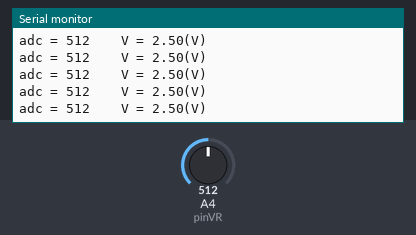
A sketch run on a simulated Arduino Uno, built with avr-gcc and run on an emulated ATmega328P. Parts: the last lines printed to the serial monitor. The test bench sets the inputs (shaded band); at power-on: A4 (pinVR) = 512.

Above: at 5.7 s.
5.8 s: A4 (pinVR) set to 989
At 6.7 s:
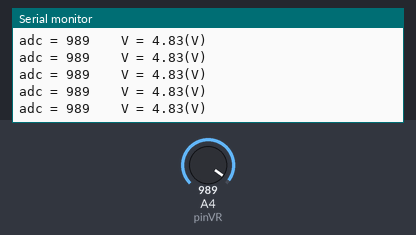
8.8 s: A4 (pinVR) set to 1018
At 9.4 s:
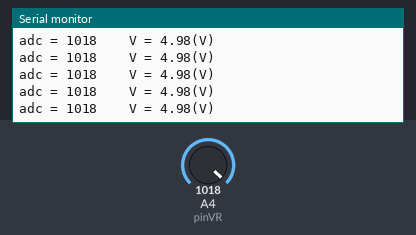
Timing chart, 0 to 11.8 s (numbered marks = the images above; inputs shaded):
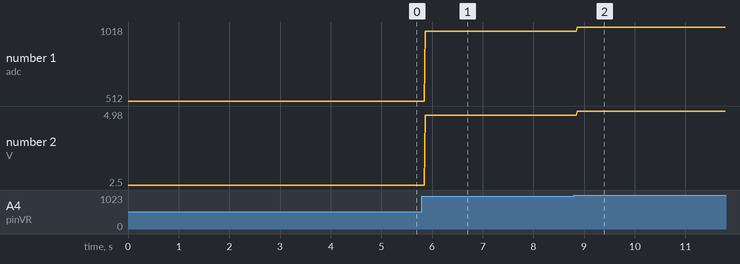

The sketch:

VR2Volt.ino
```cpp
const int pinVR = A4;

void setup()
{
  Serial.begin(9600);
}
/*
1024:5 = adc:volt
1024*volt = 5 * adc
volt = 5 * adc / 1024
 */
 unsigned int adc = 0;
 double volt = 0.0;
void loop()
{
  adc = analogRead(pinVR);
  volt = 5 * (double)adc / 1023;
  Serial.print("adc = ");
  Serial.print(adc);
  Serial.print("    V = ");
  Serial.print(volt);
  Serial.println("(V)");
}
```

Measured:
- after the input at 5.8 s, the serial monitor: prints a new line after 0.07 s (image 1)
- after the input at 8.8 s, the serial monitor: prints a new line after 0.07 s (image 2)
- plotted number 1: 512 → 989 after the input at 5.8 s, 989 → 1018 after the input at 8.8 s
- plotted number 2: 2.5 → 4.83 after the input at 5.8 s, 4.83 → 4.98 after the input at 8.8 s
